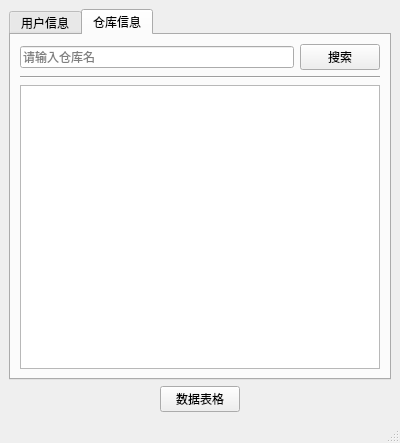
<?xml version="1.0" encoding="UTF-8"?>
<ui version="4.0">
 <class>MainWindow</class>
 <widget class="QMainWindow" name="MainWindow">
  <property name="geometry">
   <rect>
    <x>0</x>
    <y>0</y>
    <width>400</width>
    <height>443</height>
   </rect>
  </property>
  <property name="windowTitle">
   <string>MainWindow</string>
  </property>
  <widget class="QWidget" name="centralwidget">
   <layout class="QVBoxLayout" name="verticalLayout_4">
    <item>
     <layout class="QVBoxLayout" name="verticalLayout">
      <item>
       <layout class="QHBoxLayout" name="horizontalLayout">
        <item>
         <widget class="QTabWidget" name="tabWidget">
          <property name="currentIndex">
           <number>1</number>
          </property>
          <widget class="QWidget" name="tab">
           <attribute name="title">
            <string>用户信息</string>
           </attribute>
           <layout class="QVBoxLayout" name="verticalLayout_2">
            <item>
             <layout class="QHBoxLayout" name="horizontalLayout_2">
              <item>
               <widget class="QLineEdit" name="lineEdit">
                <property name="placeholderText">
                 <string>请输入用户名</string>
                </property>
               </widget>
              </item>
              <item>
               <widget class="QPushButton" name="pushButton_2">
                <property name="text">
                 <string>搜索</string>
                </property>
               </widget>
              </item>
             </layout>
            </item>
            <item>
             <widget class="Line" name="line">
              <property name="orientation">
               <enum>Qt::Horizontal</enum>
              </property>
             </widget>
            </item>
            <item>
             <widget class="QPlainTextEdit" name="plainTextEdit"/>
            </item>
           </layout>
          </widget>
          <widget class="QWidget" name="tab_2">
           <attribute name="title">
            <string>仓库信息</string>
           </attribute>
           <layout class="QVBoxLayout" name="verticalLayout_3">
            <item>
             <layout class="QHBoxLayout" name="horizontalLayout_4">
              <item>
               <widget class="QLineEdit" name="lineEdit_3">
                <property name="placeholderText">
                 <string>请输入仓库名</string>
                </property>
               </widget>
              </item>
              <item>
               <widget class="QPushButton" name="pushButton_4">
                <property name="text">
                 <string>搜索</string>
                </property>
               </widget>
              </item>
             </layout>
            </item>
            <item>
             <widget class="Line" name="line_2">
              <property name="orientation">
               <enum>Qt::Horizontal</enum>
              </property>
             </widget>
            </item>
            <item>
             <widget class="QPlainTextEdit" name="plainTextEdit_2"/>
            </item>
           </layout>
          </widget>
         </widget>
        </item>
       </layout>
      </item>
      <item>
       <layout class="QHBoxLayout" name="horizontalLayout_5">
        <item>
         <widget class="QPushButton" name="biaoge">
          <property name="sizePolicy">
           <sizepolicy hsizetype="Fixed" vsizetype="Fixed">
            <horstretch>0</horstretch>
            <verstretch>0</verstretch>
           </sizepolicy>
          </property>
          <property name="text">
           <string>数据表格</string>
          </property>
         </widget>
        </item>
       </layout>
      </item>
     </layout>
    </item>
   </layout>
  </widget>
  <widget class="QStatusBar" name="statusbar"/>
 </widget>
 <resources/>
 <connections/>
</ui>
